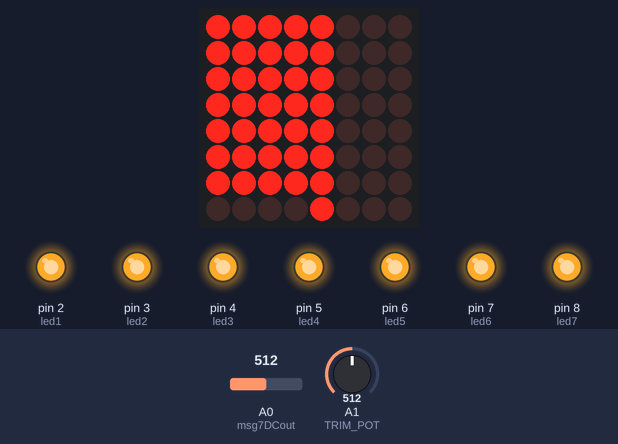
Recording of a sketch running on a simulated Arduino Uno, built with avr-gcc and run on an emulated ATmega328P. On the bench: 8×8 LED matrix, output pins drawn as LEDs (lit = HIGH). Inputs (shaded band) come from the test bench; at power-on: A1 (TRIM_POT) = 512, A0 (msg7DCout) = 512. Pins used as bus, display or sensor lines are not drawn.

Above: at 1.2 s.
1.3 s: A1 (TRIM_POT) set to 632
2.8 s: A1 (TRIM_POT) set to 656
At 3.9 s:
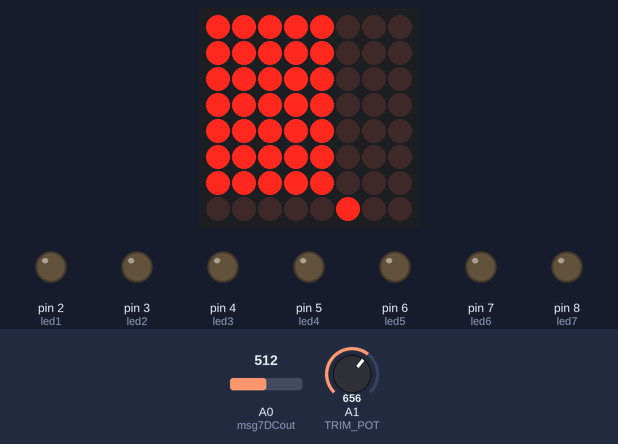
4.3 s: A0 (msg7DCout) set to 632
5.8 s: A0 (msg7DCout) set to 656
At 6.8 s:
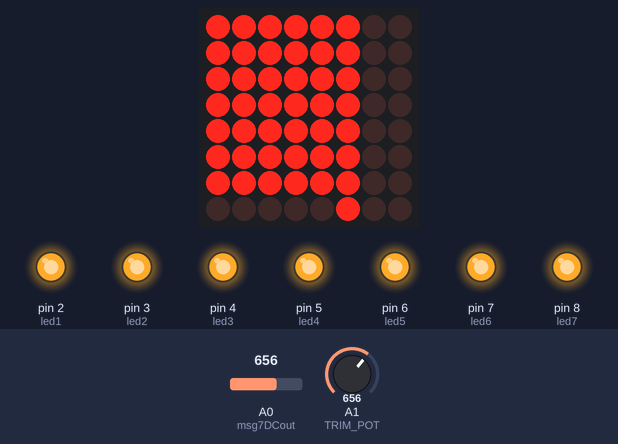
7.3 s: A0 (msg7DCout) set to 511
At 7.6 s:
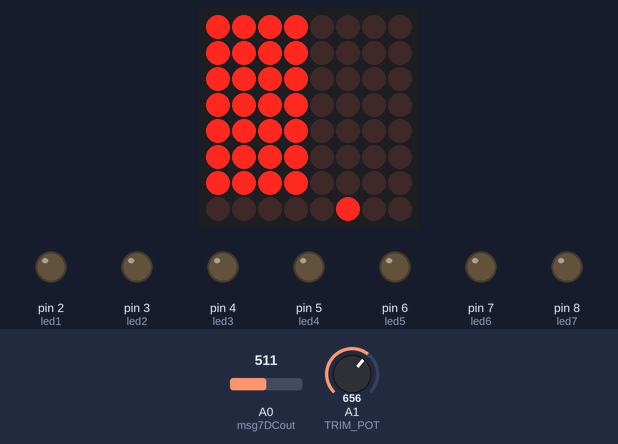
8.8 s: A1 (TRIM_POT) set to 530
At 9.2 s:
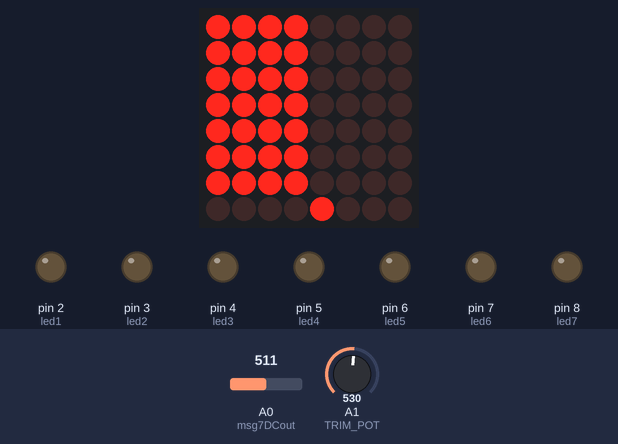
10.3 s: A1 (TRIM_POT) set to 495
At 11.3 s:
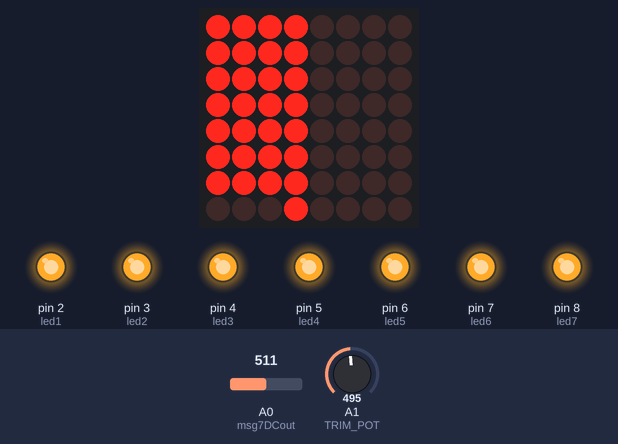
Timing chart, 0 to 12.8 s (numbered marks = the images above; inputs shaded):
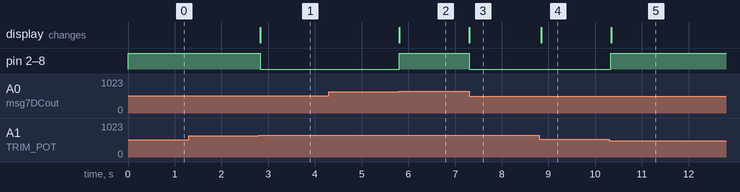

The sketch:

Musical_Lights_Controller_V2.ino
```cpp
/*
 * Muscial Lights Controller V2
 * Just Barran 2021
 * project video At
 * www.youtube.com/c/justbarran
 * Like Share Subscribe
 */

#include "LedControl.h"

#define msg7RESET 13
#define msg7Strobe 9
#define msg7DCout A0


#define maxDataIn 10
#define maxLoad 11
#define maxCLK 12

#define led1 2
#define led2 3
#define led3 4
#define led4 5

#define led5 6
#define led6 7
#define led7 8

#define TRIM_POT A1

#define LED_LOW LOW  //Switch the output depening on Relays
#define LED_HIGH HIGH

#define CYCLE_DELAY 50 // Time lights remain on for

LedControl lc=LedControl(maxDataIn,maxCLK,maxLoad,1);

/* we always wait a bit between updates of the display */
unsigned long delaytime=100;
byte ledPins[7]= {led1,led2,led3,led4,led5,led6,led7};
byte level[8]=   {B10000000,B11000000,B11100000,B11110000,B11111000,B11111100,B11111110,B11111111};
byte setlevel[8]={B10000000,B01000000,B00100000,B00010000,B00001000,B00000100,B00000010,B00000001};
unsigned int valueMSG[7];
unsigned int potValue=0;
byte potSet = 0;

void setup() {
  /*
   The MAX72XX is in power-saving mode on startup,
   we have to do a wakeup call
   */
  pinMode(msg7RESET, OUTPUT);
  pinMode(msg7Strobe, OUTPUT);

  pinMode(led1, OUTPUT);
  pinMode(led2, OUTPUT);
  pinMode(led3, OUTPUT);
  pinMode(led4, OUTPUT);
  pinMode(led5, OUTPUT);
  pinMode(led6, OUTPUT);
  pinMode(led7, OUTPUT);

  digitalWrite(msg7Strobe, HIGH);
  digitalWrite(msg7RESET, LOW);
  digitalWrite(led1, LED_LOW);
  digitalWrite(led2, LED_LOW);
  digitalWrite(led3, LED_LOW);
  digitalWrite(led4, LED_LOW);
  digitalWrite(led5, LED_LOW);
  digitalWrite(led6, LED_LOW);
  digitalWrite(led7, LED_LOW);


  lc.shutdown(0,false);
  /* Set the brightness to a medium values */
  lc.setIntensity(0,5);
  /* and clear the display */
  lc.clearDisplay(0);
}

void loop()
{
  digitalWrite(msg7Strobe, HIGH);
  digitalWrite(msg7RESET, HIGH);
  delayMicroseconds(1); //Reset Pluse Width 100nS Min
  potValue = analogRead(TRIM_POT);
  potSet = map(potValue, 0, 1023, 0, 8);
  lc.setRow(0,7,setlevel[potSet]);

  digitalWrite(msg7RESET, LOW);
  delayMicroseconds(100); // Reset to Stobe Delay 72uS min

  for (int x = 0 ; x < 7 ; x++)
    {
      digitalWrite(msg7Strobe, LOW);
      delayMicroseconds(40); //Output settling time 36us Min
      //Read MSG Value
      int spectrumRead = analogRead(msg7DCout);
      valueMSG[x] = map(spectrumRead, 0, 1023, 0, 8);
      lc.setRow(0,x,level[valueMSG[x]]);
      digitalWrite(msg7Strobe, HIGH);
      delayMicroseconds(40); //Strobe to Strobe 72uS Min
      //Set Lights
      if(valueMSG[x]>=potSet)
      {
        digitalWrite(ledPins[x], LED_HIGH);
      }
      else
      {
        digitalWrite(ledPins[x], LED_LOW);
      }
    }
    delay(CYCLE_DELAY); //Allow them to be on or off for a bit of time
}

void test()
{
  lc.setRow(0,0,level[0]);
  lc.setRow(0,1,level[1]);
  lc.setRow(0,2,level[2]);
  lc.setRow(0,3,level[3]);
  lc.setRow(0,4,level[4]);
  lc.setRow(0,5,level[5]);
  lc.setRow(0,6,level[6]);
  lc.setRow(0,7,level[7]);
  delay(1000);
  lc.clearDisplay(0);
  for(int i = 0; i<8;i++)
  {
    lc.setRow(0,0,level[i]);
    delay(500);
  }

}
```

Measured:
- the behaviour switches between 639 and 640 on A1 (TRIM_POT) (found by bisection; images 0 and 1)
- the behaviour switches between 639 and 640 on A0 (msg7DCout) (found by bisection; images 1 and 2)
- the behaviour switches between 512 and 511 on A1 (TRIM_POT) (found by bisection; images 4 and 5)
- after the input at 1.3 s, every drawn part: stays the same
- after the input at 2.8 s, pin 2 (led1), pin 3 (led2), pin 4 (led3), pin 5 (led4), pin 6 (led5), pin 7 (led6), pin 8 (led7): HIGH → LOW at once; the display: changes at once (image 1)
- after the input at 4.3 s, every drawn part: stays the same
- after the input at 5.8 s, pin 2 (led1), pin 3 (led2), pin 4 (led3), pin 5 (led4), pin 6 (led5), pin 7 (led6), pin 8 (led7): LOW → HIGH at once; the display: changes at once (image 2)
- after the input at 7.3 s, pin 2 (led1), pin 3 (led2), pin 4 (led3), pin 5 (led4), pin 6 (led5), pin 7 (led6), pin 8 (led7): HIGH → LOW at once; the display: changes at once (image 3)
- after the input at 8.8 s, the display: changes after 0.05 s (image 4)
- after the input at 10.3 s, pin 2 (led1), pin 3 (led2), pin 4 (led3), pin 5 (led4), pin 6 (led5), pin 7 (led6), pin 8 (led7): LOW → HIGH at once; the display: changes at once (image 5)
